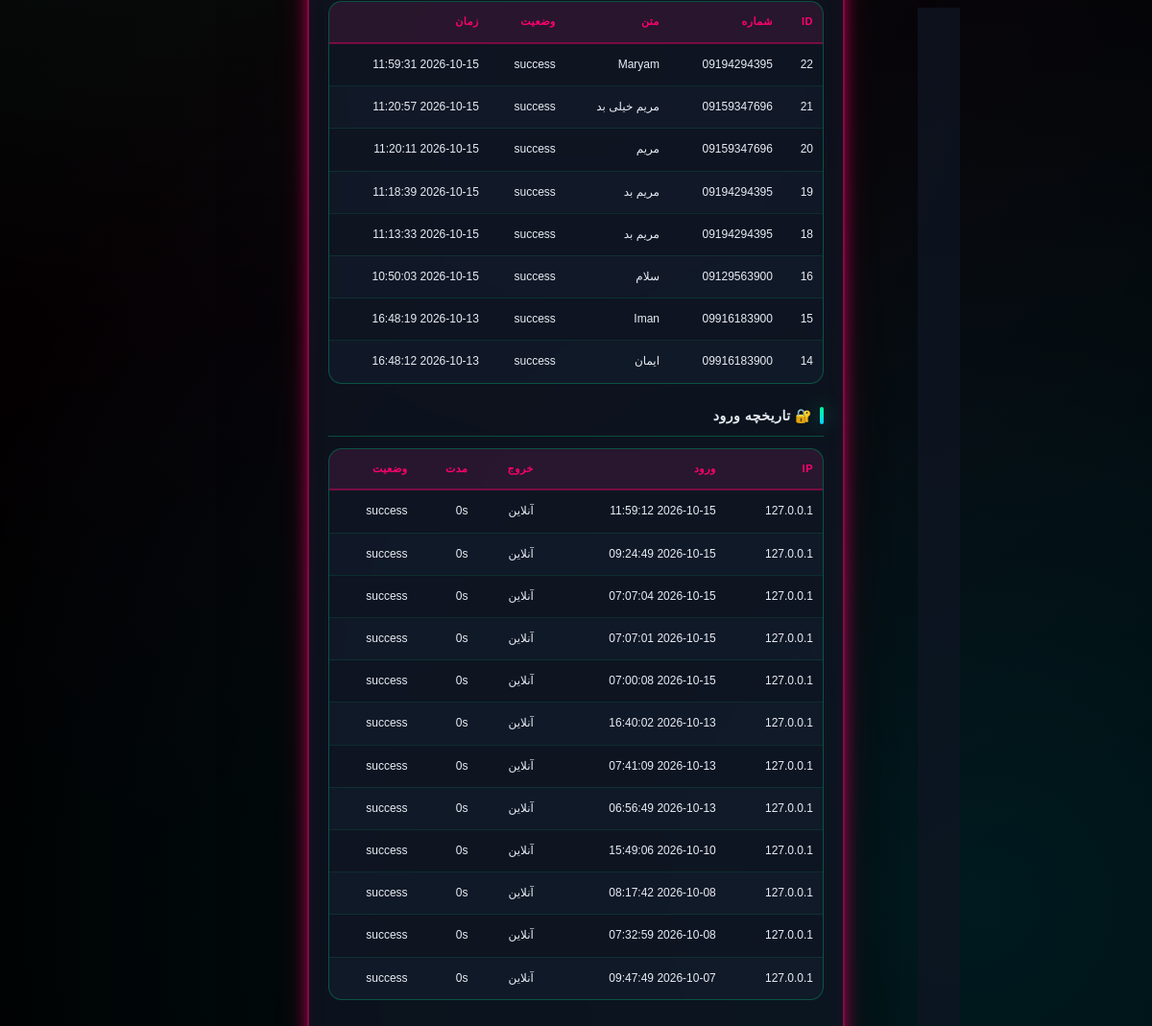
The page /admin/user/1 (signed in, lower part) on the database as committed earlier.
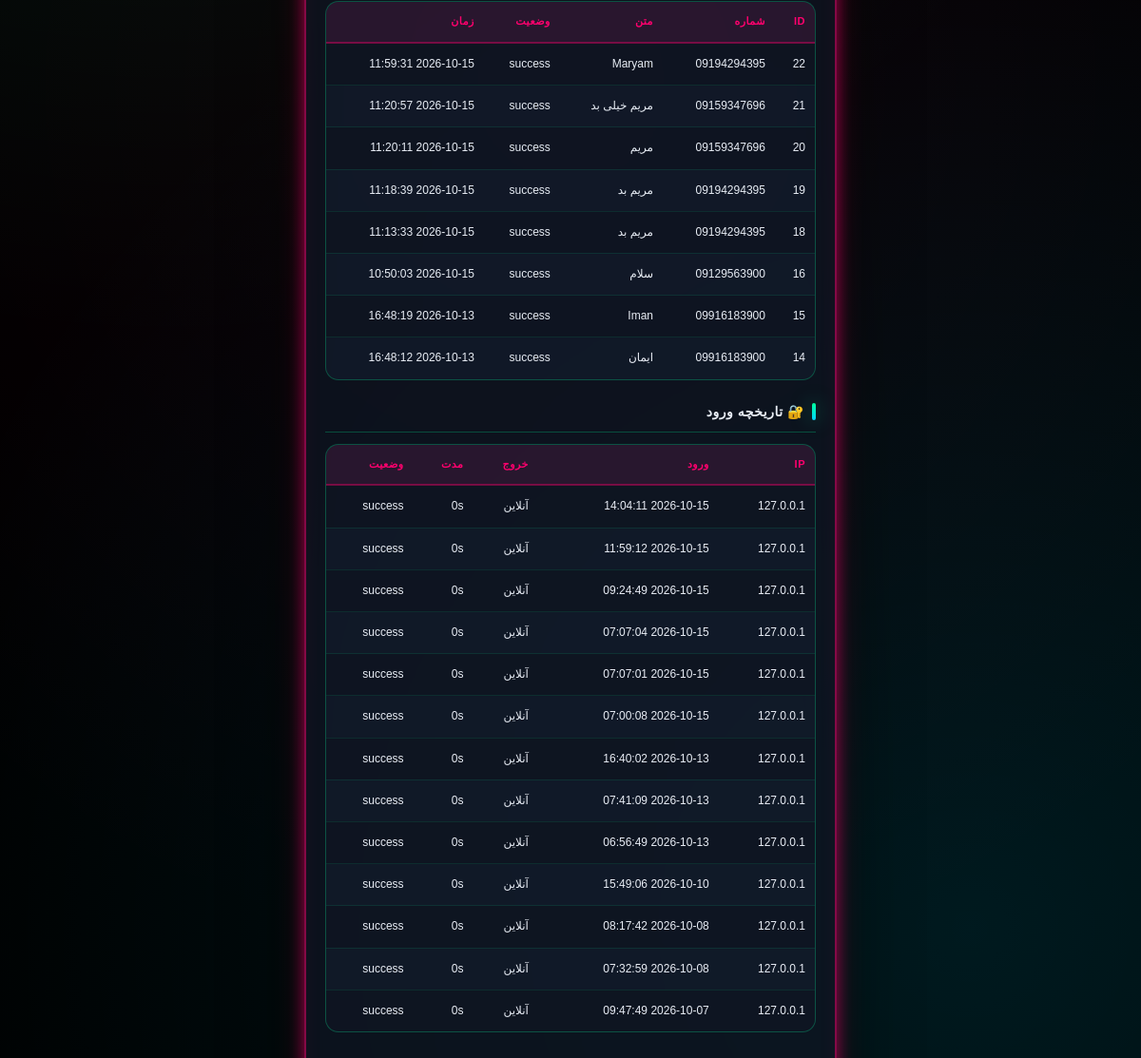
The same page on the database as committed later.
### tables this page shows
CREATE TABLE sent_sms (
        id INTEGER PRIMARY KEY AUTOINCREMENT,
        user_id INTEGER, phone TEXT, message TEXT, status TEXT,
        created_at TIMESTAMP DEFAULT CURRENT_TIMESTAMP);

CREATE TABLE login_logs (
        id INTEGER PRIMARY KEY AUTOINCREMENT,
        user_id INTEGER, username TEXT, ip TEXT, user_agent TEXT,
        login_time TIMESTAMP DEFAULT CURRENT_TIMESTAMP,
        logout_time TIMESTAMP, duration_seconds INTEGER DEFAULT 0,
        status TEXT DEFAULT 'success');

### app.py (the view)
@app.route("/admin/user/<int:user_id>")
@admin_required
def admin_user_detail(user_id):
    user = get_user(user_id)
    if not user:
        return "کاربر پیدا نشد", 404
    premium_status = get_premium_status(user_id)
    return render_template("admin_user_detail.html",
        user=user,
        user_sms=get_all_sms(100, user_id=user_id),
        user_logins=get_user_logins(user_id, limit=50),
        sms_count=count_sms(user_id=user_id),
        sms_left=sms_remaining(user_id),
        days_left=days_remaining(user_id),
        time_left=time_remaining_detailed(user_id),
        premium=premium_status)

### app.py (called while the page is built)
@app.context_processor
def inject_global_settings():
    try:
        if session.get("is_admin"):
            s = get_admin_settings()
        elif session.get("user_id"):
            s = get_user_settings(session["user_id"])
        else:
            s = {"avatar": None, "bg": None, "theme": "neon"}
    except Exception:
        s = {"avatar": None, "bg": None, "theme": "neon"}
    return {"current_settings": s}

@app.after_request
def _security_headers(response):
    if response.content_type and 'text/html' in response.content_type:
        response.headers["Cache-Control"] = "no-store, no-cache, must-revalidate, max-age=0"
        response.headers["Pragma"] = "no-cache"
        response.headers["Expires"] = "0"
    """هدرهای امنیتی"""
    response.headers["X-Content-Type-Options"] = "nosniff"
    response.headers["X-Frame-Options"] = "SAMEORIGIN"
    response.headers["X-XSS-Protection"] = "1; mode=block"
    response.headers["Referrer-Policy"] = "no-referrer"
    response.headers["Permissions-Policy"] = "geolocation=(), microphone=(), camera=()"
    return response

### database.py (called while the page is built)
def get_admin_settings():
    return get_user_settings(ADMIN_ID)

### templates/admin_user_detail.html (shortened to what this page needs)
<!DOCTYPE html>
<html lang="fa" dir="rtl">
<head><link rel="stylesheet" href="/static/style.css"><link href="https://cdn.jsdelivr.net/gh/rastikerdar/vazirmatn@v33.003/Vazirmatn-font-face.css" rel="stylesheet">
<link rel="stylesheet" href="/static/scroll-fix.css"><link rel="icon" type="image/png" href="/static/icons/icon-192.png"><link rel="apple-touch-icon" href="/static/apple-touch-icon.png"></head>
<body class="matrix-bg admin-view">
<div class="container">
    <div class="table-wrap">
        <table>
            <tr><th>ID</th><th>شماره</th><th>متن</th><th>وضعیت</th><th>زمان</th></tr>
            {% for row in user_sms %}
            <tr><td>{{ row[0] }}</td><td>{{ row[2] }}</td><td>{{ row[3] }}</td><td>{{ row[4] }}</td><td>{{ row[5] }}</td></tr>
            {% endfor %}
        </table>
    </div>
    <h2 class="red-title">🔐 تاریخچه ورود</h2>
    <div class="table-wrap">
        <table>
            <tr><th>IP</th><th>ورود</th><th>خروج</th><th>مدت</th><th>وضعیت</th></tr>
            {% for row in user_logins %}
            <tr><td>{{ row[3] }}</td><td>{{ row[5] }}</td><td>{{ row[6] or 'آنلاین' }}</td><td>{{ row[7] }}s</td><td>{{ row[8] }}</td></tr>
            {% endfor %}
        </table>
    </div>
</div>
{% include "_global_bg.html" %}
</body></html>

Rows that differ between the two databases and show on the page:
added login_logs: ip "127.0.0.1", login_time "2026-10-15 14:04:11", row "آنلاین", duration_seconds "0", status "success"
